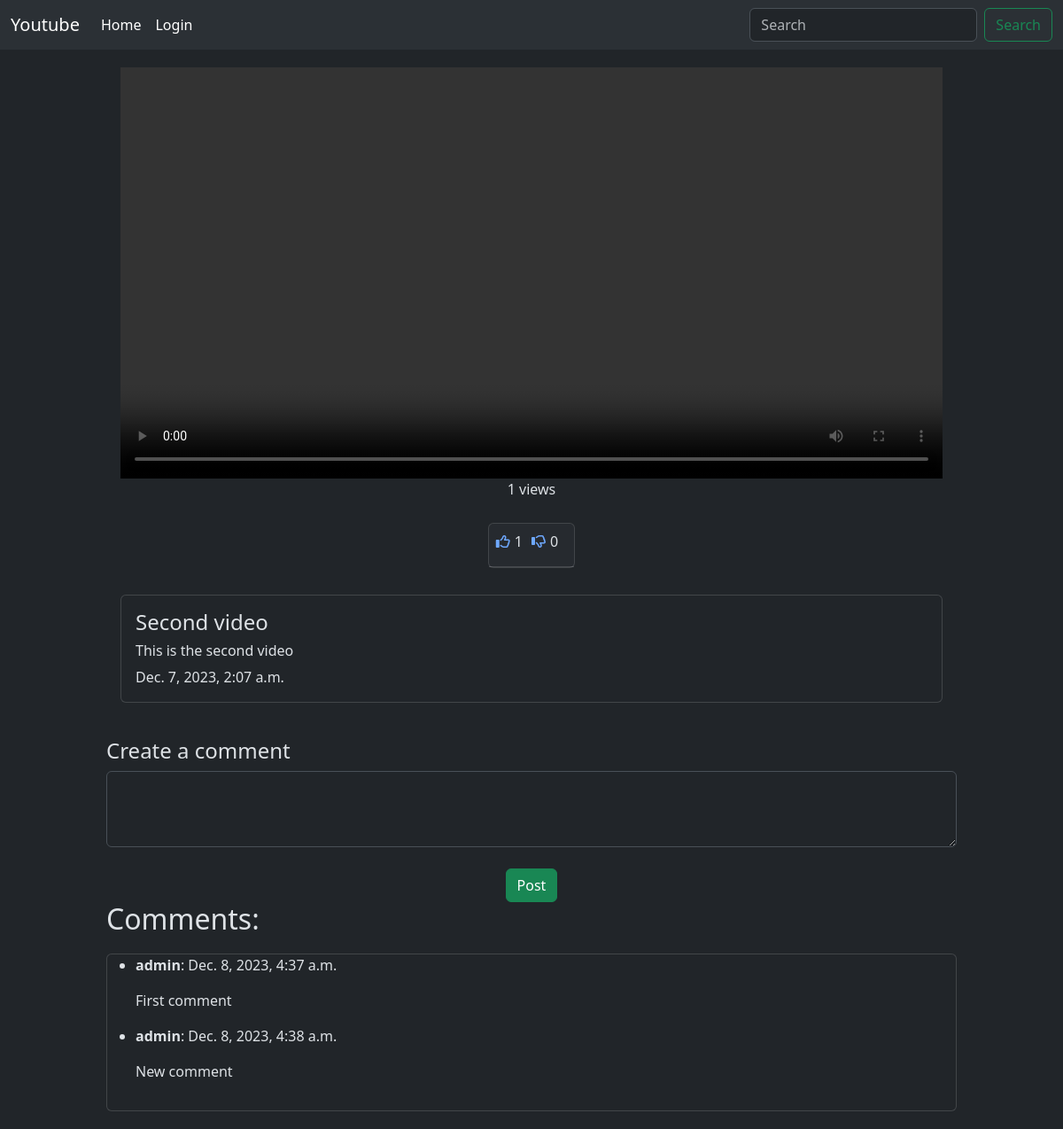
Screenshot of /video/2 with the database file from the repository.
### app/models.py (models this page shows, shortened)
class Video(models.Model):
    user = models.ForeignKey(User, on_delete=models.CASCADE)
    channel = models.ForeignKey(Channel, on_delete=models.CASCADE)
    video_file = models.FileField(upload_to='videos/')
    upload_time = models.DateTimeField(auto_now_add=True)
    title = models.CharField(max_length=100)
    description = models.TextField(null=True, blank=True)
    thumbnail = models.ImageField(upload_to='images/')
    view = models.ManyToManyField(User, related_name='video_view', blank=True)
    likes = models.ManyToManyField(User, related_name='video_like', blank=True)
    dislikes = models.ManyToManyField(User, related_name='video_dislike', blank=True)
    def number_of_views(self):
        return self.view.count()
    def number_of_likes(self):
        return self.likes.count()
    def number_of_dislikes(self):
        return self.dislikes.count()

class Comment(models.Model):
    user = models.ForeignKey(User, on_delete=models.CASCADE)
    created_at = models.DateTimeField(auto_now_add=True)
    video = models.ForeignKey(Video, related_name='comments', on_delete=models.CASCADE)
    text = models.TextField()

### app/views.py (the view)
# urls.py: path('video/<int:pk>', views.video, name='video'),
def video(request, pk):
    video = Video.objects.get(id=pk)
    return render(request, "video.html", {"video":video})

### app/templates/video.html (shortened to what this page needs)
{% extends 'base.html' %}
{% block content %}
<div class="vstack align-items-center" style="margin: 20px;">
    <video width="80%" controls>
        <source src="{{video.video_file.url}}" type="video/mp4">
    </video>
    <p>{{video.number_of_views}} views</p>
    <div class="card text-center" style="margin: 10px;">
        <div class="card-header">
            <ul class="nav nav-tabs card-header-tabs">
                <li class="nav-item" style="margin-right: 5px;">
                    {% if request.user in video.likes.all %}
                    <a href="{% url 'video-like' video.id %}"><i class="fa-solid fa-thumbs-up"></i></a>
                    {% else %}
                        <a href="{% url 'video-like' video.id %}"><i class="fa-regular fa-thumbs-up"></i></a>
                    {% endif %}
                </li>
                <li class="nav-item" style="margin-right: 10px;">
                    <p>{{video.number_of_likes}}</p>
                </li>
                <li class="nav-item" style="margin-right: 5px;">
                    {% if request.user in video.dislikes.all %}
                    <a href="{% url 'video-dislike' video.id %}"><i class="fa-solid fa-thumbs-down"></i></a>
                    {% else %}
                        <a href="{% url 'video-dislike' video.id %}"><i class="fa-regular fa-thumbs-down"></i></a>
                    {% endif %}
                </li>
                <li class="nav-item" style="margin-right: 10px;">
                    <p>{{video.number_of_dislikes}}</p>
                </li>
            </ul>
        </div>
    </div>
        <div class="card" style="margin: 20px; width: 80%;">
            <div class="card-body">
                <h4 class="card-title">{{video.title}}</h4>
                <h6 class="card-text">{{video.description}}</h6>
                <p class="card-text">{{video.upload_time}}</p>
            </div>
        </div>
    </div>
    <h4 style="margin-left: 10%;">Create a comment</h4>
    <form method="post" action="{% url 'video-comment' video.id %}">
        <div class="form-group" style="width: 80%; margin-left: 10%;">
            <textarea class="form-control" name="comment" rows="3" cols="120"></textarea>
        </div><br>
        <div class="text-center">
            <button type="submit" class="btn btn-success">Post</button>
        </div>
    </form>
</div>
<h2 style="margin-left: 10%;">Comments: </h2>
<div class="card" style="margin: 20px; width: 80%; margin-left: 10%;">
    <ul>
        {% for comment in video.comments.all %}
            <li>
                <p><strong>{{comment.user.username}}</strong>: {{comment.created_at}}</p>
                <p>{{comment.text}}</p>
            </li>
        {% empty %}
            <p>No comments yet</p>
        {% endfor %}
    </ul>
</div>
{% endblock %}

### rows the page displays
Video: number_of_views "1", number_of_likes "1", number_of_dislikes "0", title "Second video", description "This is the second video", upload_time "Dec. 7, 2023, 2:07 a.m."
Comment: user.username "admin", created_at "Dec. 8, 2023, 4:37 a.m.", text "First comment"
Comment: user.username "admin", created_at "Dec. 8, 2023, 4:38 a.m.", text "New comment"
